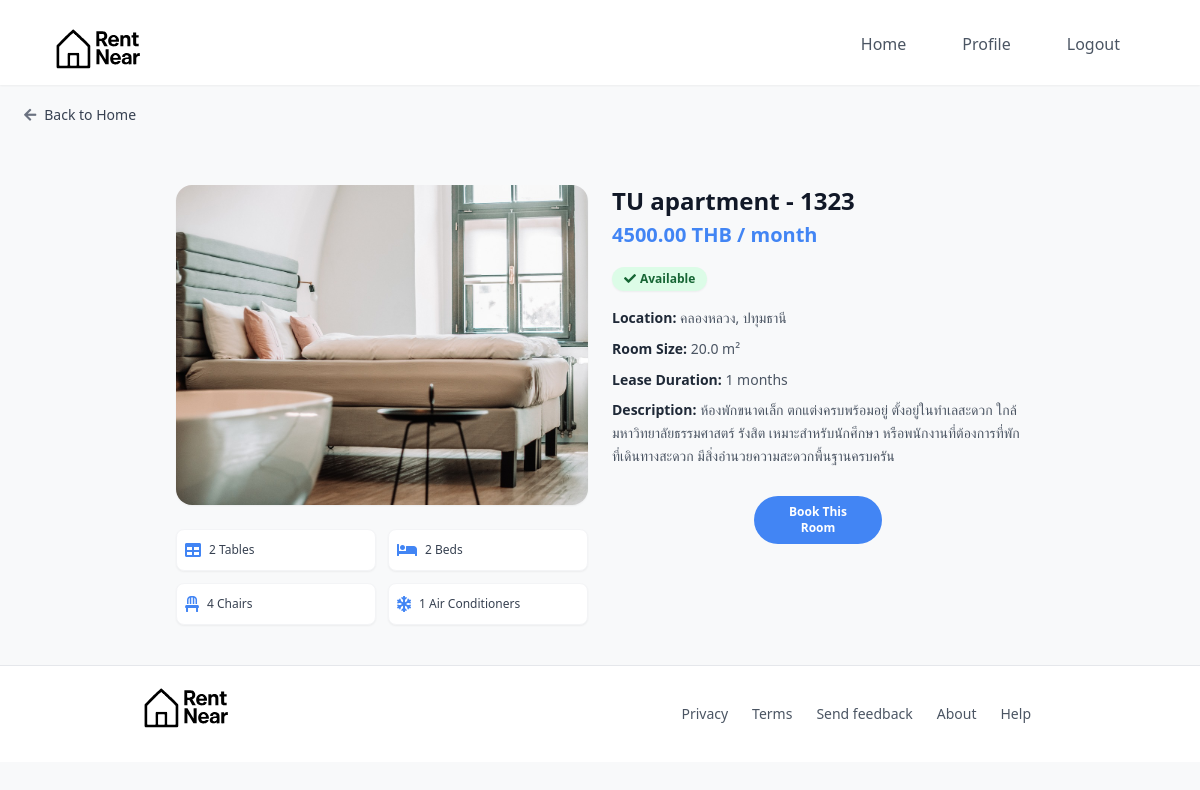
The app's page /room/20/ (signed in) with its own data.
### myapp/models.py (models this page shows, shortened)
class Room(models.Model):
    landlord = models.ForeignKey(Landlord, on_delete=models.CASCADE, related_name='rooms', null=True, blank=True)
    dorm_name = models.CharField(max_length=255)
    room_name = models.CharField(max_length=255)
    image = models.ImageField(upload_to='room_images/', blank=True, null=True)
    price = models.DecimalField(max_digits=10, decimal_places=2)
    location = models.CharField(max_length=255)
    lease_duration_months = models.PositiveIntegerField(default=1, verbose_name="Lease Duration (Months)")
    table_count = models.PositiveIntegerField(default=0, verbose_name="table_count")
    bed_count = models.PositiveIntegerField(default=0, verbose_name="bed_count")
    chair_count = models.PositiveIntegerField(default=0, verbose_name="chair_count")
    aircon_count = models.PositiveIntegerField(default=0, verbose_name="aircon_count")
    sofa_count = models.PositiveIntegerField(default=0, verbose_name="sofa_count")
    wardrobe_count = models.PositiveIntegerField(default=0, verbose_name="wardrobe_count")
    desk_count = models.PositiveIntegerField(default=0, verbose_name="desk_count")
    tv_count = models.PositiveIntegerField(default=0, verbose_name="tv_count")
    refrigerator_count = models.PositiveIntegerField(default=0, verbose_name="refrigerator_count")
    water_heater_count = models.PositiveIntegerField(default=0, verbose_name="water_heater_count")
    size = models.FloatField()
    description = models.TextField(blank=True, null=True)
    available = models.BooleanField(default=True)
    created_at = models.DateTimeField(auto_now_add=True)

### myapp/views.py (the view)
# urls.py: path('room/<int:pk>/', views.RoomDetailView.as_view(), name='room_detail'),
class RoomDetailView(DetailView):
    model = Room
    template_name = 'room_detail.html'
    context_object_name = 'room'

### myapp/templates/room_detail.html (shortened to what this page needs)
{% extends 'base.html' %}
{% load static %}
{% load widget_tweaks %}
{% block content %}
<div class="flex justify-start px-4 md:px-6 py-5">
    <a href="{% url 'home' %}" class="group flex items-center space-x-2 text-gray-700 hover:text-blue-600 font-medium text-sm transition duration-300">
        <i class="fas fa-arrow-left text-gray-500 group-hover:text-blue-600"></i>
        <span style="font-family: ui-sans-serif, system-ui, sans-serif, 'Apple Color Emoji', 'Segoe UI Emoji', 'Segoe UI Symbol', 'Noto Color Emoji';">Back to Home</span>
    </a>
</div>
<section class="max-w-4xl mx-auto px-4 md:px-6 py-10">
    <div class="grid grid-cols-1 lg:grid-cols-2 gap-6">
        <div class="space-y-6" data-aos="fade-up">
            {% if room.image %}
            <img src="{{ room.image.url }}" alt="Room Image" class="w-full h-56 md:h-80 object-cover rounded-2xl shadow-sm transform hover:scale-[1.02] transition-transform duration-500">
            {% endif %}
            <div class="grid grid-cols-2 gap-3">
                {% if room.table_count > 0 %}
                <div class="flex items-center gap-2 bg-white border border-gray-100 p-2 rounded-lg shadow-sm hover:border-blue-500 transition">
                    <i class="fas fa-table text-[#4285f4] text-base"></i>
                    <span class="text-xs text-gray-700"
                          style="font-family: ui-sans-serif, system-ui, sans-serif, 'Apple Color Emoji', 'Segoe UI Emoji', 'Segoe UI Symbol', 'Noto Color Emoji';">
                        {{ room.table_count }} Tables
                    </span>
                </div>
                {% endif %}
                {% if room.bed_count > 0 %}
                <div class="flex items-center gap-2 bg-white border border-gray-100 p-2 rounded-lg shadow-sm hover:border-blue-500 transition">
                    <i class="fas fa-bed text-[#4285f4] text-base"></i>
                    <span class="text-xs text-gray-700"
                          style="font-family: ui-sans-serif, system-ui, sans-serif, 'Apple Color Emoji', 'Segoe UI Emoji', 'Segoe UI Symbol', 'Noto Color Emoji';">
                        {{ room.bed_count }} Beds
                    </span>
                </div>
                {% endif %}
                {% if room.chair_count > 0 %}
                <div class="flex items-center gap-2 bg-white border border-gray-100 p-2 rounded-lg shadow-sm hover:border-blue-500 transition">
                    <i class="fas fa-chair text-[#4285f4] text-base"></i>
                    <span class="text-xs text-gray-700"
                          style="font-family: ui-sans-serif, system-ui, sans-serif, 'Apple Color Emoji', 'Segoe UI Emoji', 'Segoe UI Symbol', 'Noto Color Emoji';">
                        {{ room.chair_count }} Chairs
                    </span>
                </div>
                {% endif %}
                {% if room.aircon_count > 0 %}
                <div class="flex items-center gap-2 bg-white border border-gray-100 p-2 rounded-lg shadow-sm hover:border-blue-500 transition">
                    <i class="fas fa-snowflake text-[#4285f4] text-base"></i>
                    <span class="text-xs text-gray-700"
                          style="font-family: ui-sans-serif, system-ui, sans-serif, 'Apple Color Emoji', 'Segoe UI Emoji', 'Segoe UI Symbol', 'Noto Color Emoji';">
                        {{ room.aircon_count }} Air Conditioners
                    </span>
                </div>
                {% endif %}
            </div>
        </div>
        <div class="space-y-4" data-aos="fade-up" data-aos-delay="100">
            <div>
                <h1 class="text-xl md:text-2xl font-bold text-gray-900"
                    style="font-family: ui-sans-serif, system-ui, sans-serif, 'Apple Color Emoji', 'Segoe UI Emoji', 'Segoe UI Symbol', 'Noto Color Emoji';">
                    {{ room.dorm_name }} - {{ room.room_name }}
                </h1>
                <p class="text-lg md:text-xl text-[#4285f4] font-semibold mt-1"
                   style="font-family: ui-sans-serif, system-ui, sans-serif, 'Apple Color Emoji', 'Segoe UI Emoji', 'Segoe UI Symbol', 'Noto Color Emoji';">
                    {{ room.price }} THB / month
                </p>
            </div>
            <div>
                {% if room.available %}
                <span class="inline-flex items-center bg-green-100 text-green-800 text-xs font-semibold px-3 py-1 rounded-full shadow-sm">
                    <i class="fas fa-check w-3 h-3 mr-1"></i>
                    Available
                </span>
                {% else %}
                <span class="inline-flex items-center bg-red-100 text-red-800 text-xs font-semibold px-3 py-1 rounded-full shadow-sm">
                    <i class="fas fa-times w-3 h-3 mr-1"></i>
                    Not Available
                </span>
                {% endif %}
            </div>
            <div class="text-gray-600 space-y-2 text-sm leading-relaxed"
                 style="font-family: ui-sans-serif, system-ui, sans-serif, 'Apple Color Emoji', 'Segoe UI Emoji', 'Segoe UI Symbol', 'Noto Color Emoji';">
                <p><span class="font-semibold text-gray-800">Location:</span> {{ room.location }}</p>
                <p><span class="font-semibold text-gray-800">Room Size:</span> {{ room.size }} m²</p>
                <p><span class="font-semibold text-gray-800">Lease Duration:</span> {{ room.lease_duration_months }} months</p>
                {% if room.description %}
                <p><span class="font-semibold text-gray-800">Description:</span> {{ room.description }}</p>
                {% endif %}
            </div>
            {% if room.available %}
            <div class="pt-3">
                {% if request.user.is_authenticated %}
                <button onclick="showBookingPopup()"
                        class="w-full sm:w-32 px-5 py-2 bg-[#4285f4] text-white rounded-3xl font-semibold text-xs flex items-center justify-center mx-auto"
                        style="font-family: ui-sans-serif, system-ui, sans-serif, 'Apple Color Emoji', 'Segoe UI Emoji', 'Segoe UI Symbol', 'Noto Color Emoji';">
                    Book This Room
                </button>
                {% endif %}
            </div>
            {% endif %}
        </div>
    </div>
</section>
{% endblock %}

### myapp/templates/base.html (style rules this page uses)
html { scroll-behavior: smooth; }

### records on screen
Room: image (picture), table_count "2", bed_count "2", chair_count "4", aircon_count "1", dorm_name "TU apartment", room_name "1323", price "4500.00", location "คลองหลวง, ปทุมธานี", size "20.0", lease_duration_months "1", description "ห้องพักขนาดเล็ก ตกแต่งครบพร้อมอยู่ ตั้งอยู่ในทำเลสะดวก ใกล้มหาวิทยาลัยธรรมศาสตร์ รังสิต เหมาะสำหรับนักศึกษา หรือพนักงานที่ต้องการที่พักที่เดินทางสะดวก มีสิ่งอำนวยความสะดวกพื้นฐานครบครัน"
